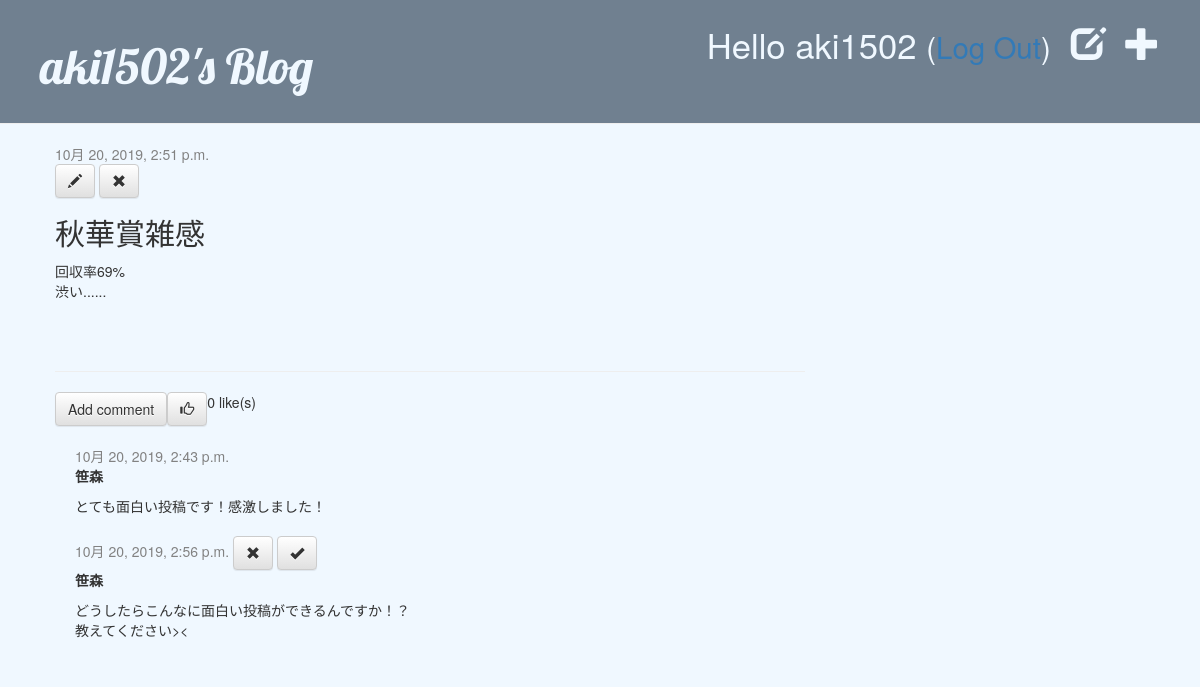
Screenshot of /post/3/ (signed in) with the database file from the repository.
### blog/models.py (models this page shows, shortened)
class Post(models.Model):
    if False:
        comments = None
    author = models.ForeignKey(settings.AUTH_USER_MODEL, on_delete=models.CASCADE)
    title = models.CharField(max_length=200)
    text = models.TextField()
    created_date = models.DateTimeField(default=timezone.now)
    published_date = models.DateTimeField(blank=True, null=True)
    number_of_like = models.PositiveIntegerField(default=0)

class Comment(models.Model):
    post = models.ForeignKey("blog.Post", on_delete=models.CASCADE, related_name="comments")
    author = models.CharField(max_length=200)
    text = models.TextField()
    created_date = models.DateTimeField(default=timezone.now())
    approved_comment = models.BooleanField(default=False)

### blog/views.py (the view)
# urls.py: path("post/<int:pk>/", views.post_detail, name="post_detail"),
def post_detail(request, pk):
    post = get_object_or_404(Post, pk=pk)
    return render(request, "blog/post_detail.html", {"post": post})

### blog/templates/blog/post_detail.html
{% extends 'blog/base.html' %}
{% block content %}
    <div class="post">
        {% if post.published_date %}
            <div class="date">
                {{ post.published_date }}
            </div>
        {% else %}
            <a class="btn btn-default" href="{% url 'post_publish' pk=post.pk %}">Publish</a>
        {% endif %}
        {% if user.is_authenticated %}
            <a class="btn btn-default" href="{% url 'post_edit' pk=post.pk %}"><span class="glyphicon glyphicon-pencil"></span></a>
            <a class="btn btn-default" href="{% url 'post_remove' pk=post.pk %}"><span class="glyphicon glyphicon-remove"></span></a>
        {% endif %}
        <h2>{{ post.title }}</h2>
        <p>{{ post.text|safe|linebreaksbr }}</p>
    </div>
    <hr>
    <div class="comment_and_like">
        <a class="btn btn-default" href="{% url 'add_comment_to_post' pk=post.pk %}">Add comment</a>
        <a class="btn btn-default" href="{% url 'post_like' pk=post.pk %}"><span class="glyphicon glyphicon-thumbs-up"></span></a>
        <p>{{ post.number_of_like }} like(s)</p>
    </div>
    {% for comment in post.comments.all %}
        {% if user.is_authenticated or comment.approved_comment %}
        <div class="comment">
            <div class="date">
                {{ comment.created_date }}
                {% if not comment.approved_comment %}
                    <a class="btn btn-default" href="{% url 'comment_remove' pk=comment.pk %}"><span class="glyphicon glyphicon-remove"></span></a>
                    <a class="btn btn-default" href="{% url 'comment_approve' pk=comment.pk %}"><span class="glyphicon glyphicon-ok"></span></a>
                {% endif %}
            </div>
            <strong>{{ comment.author }}</strong>
            <p>{{ comment.text|linebreaks }}</p>
        </div>
        {% endif %}
    {% empty %}
        <p>まだコメントがありません。</p>
    {% endfor %}
{% endblock content %}

### blog/templates/blog/base.html (shortened to what this page needs)
<!DOCTYPE html>
{% load static %}
<html>
    <head lang="ja">
        <link rel="stylesheet" href="//maxcdn.bootstrapcdn.com/bootstrap/3.2.0/css/bootstrap.min.css">
        <link rel="stylesheet" href="//maxcdn.bootstrapcdn.com/bootstrap/3.2.0/css/bootstrap-theme.min.css">
        <link rel="stylesheet" href="{% static "css/blog.css"%}">
    </head>
    <body>
        <div class="page-header">
            {% if user.is_authenticated %}
                <a href="{% url 'post_new' %}" class="top-menu"><span class="glyphicon glyphicon-plus"></span></a>
                <a href="{% url 'post_draft_list' %}" class="top-menu"><span class="glyphicon glyphicon-edit"></span></a>
                <p class="top-menu">Hello {{ user.username }} <small>(<a href="{% url 'logout' %}">Log Out</a>)</small></p>
            {% else %}
                <a href="{% url 'login' %}" class="top-menu"><span class="glyphicon glyphicon-lock"></span></a>
            {% endif %}
            <h1><a href="/">aki1502's Blog</a></h1>
        </div>
        <div class="content container">
            <div class="row">
                <div class="col-md-8">
                    {% block content %}
                    {% endblock content %}
                </div>
            </div>
        </div>
    </body>
</html>

### blog/static/css/blog.css (style rules this page uses)
body { background-color: aliceblue; }
.page-header { background-color: slategrey; margin-top: 0; padding: 20px 20px 20px 40px; }
.page-header h1, .page-header h1 a, .page-header h1 a:visited, .page-header h1 a:active { color: aliceblue; font-size: 36pt; text-decoration: none; }
.content { margin-left: 40px; }
h1, h2, h3, h4 { font-family: 'Lobster', cursive; }
.date { color: #828282; }
.top-menu, .top-menu:hover, .top-menu:visited { color: aliceblue; float: right; font-size: 26pt; margin-right: 20px; }
.post { margin-bottom: 70px; }
.comment { margin: 20px 0px 20px 20px; }
.comment_and_like { width: 100%; display: flex; }

### rows the page displays
Post: published_date "10月 20, 2019, 2:51 p.m.", title "秋華賞雑感", text "回収率69% 渋い......", number_of_like "0"
Comment: created_date "10月 20, 2019, 2:43 p.m.", author "笹森", text "とても面白い投稿です！感激しました！"
Comment: created_date "10月 20, 2019, 2:56 p.m.", approved_comment False (drawn), author "笹森", text "どうしたらこんなに面白い投稿ができるんですか！？ 教えてください><"

### other values shown
{{ user.username }} "aki1502"
